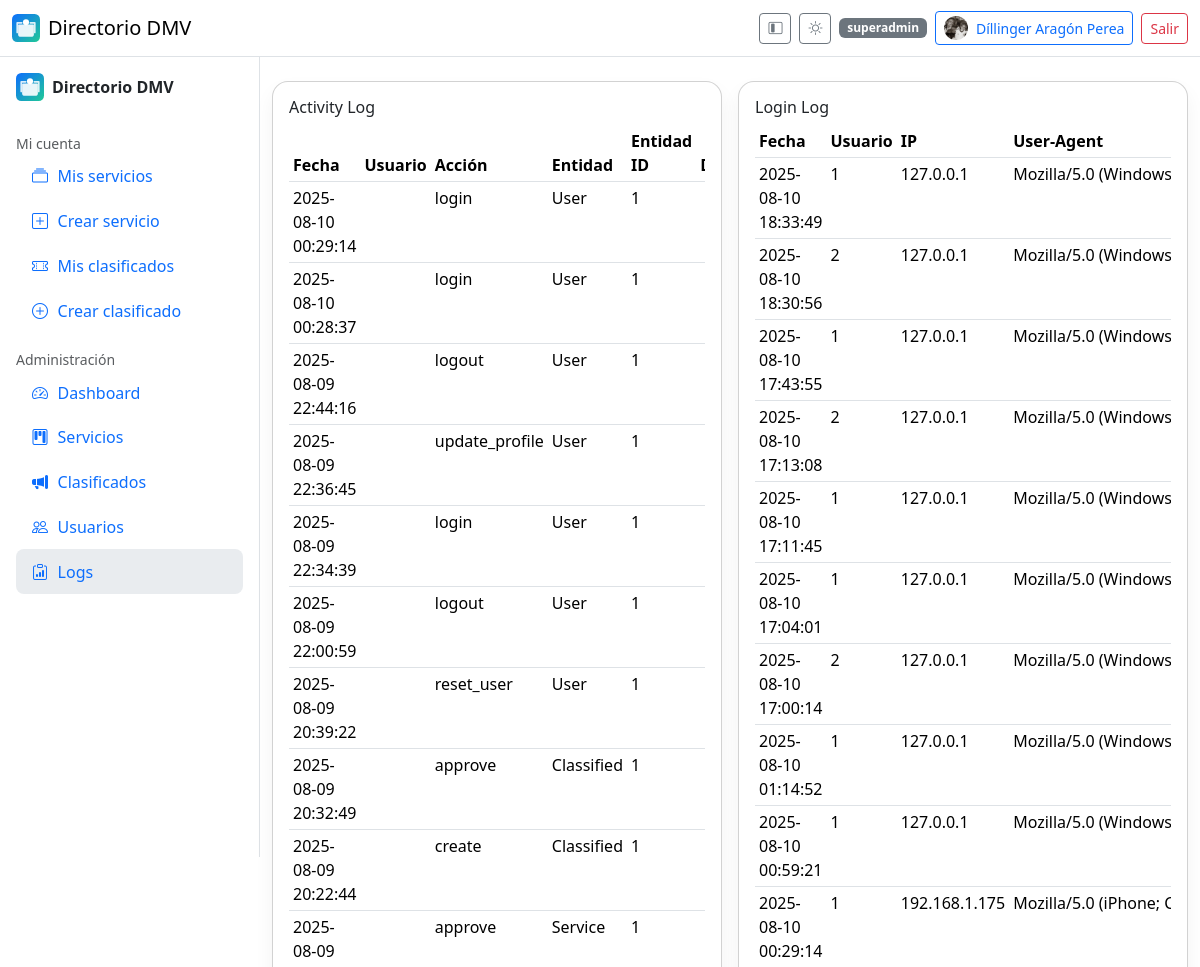
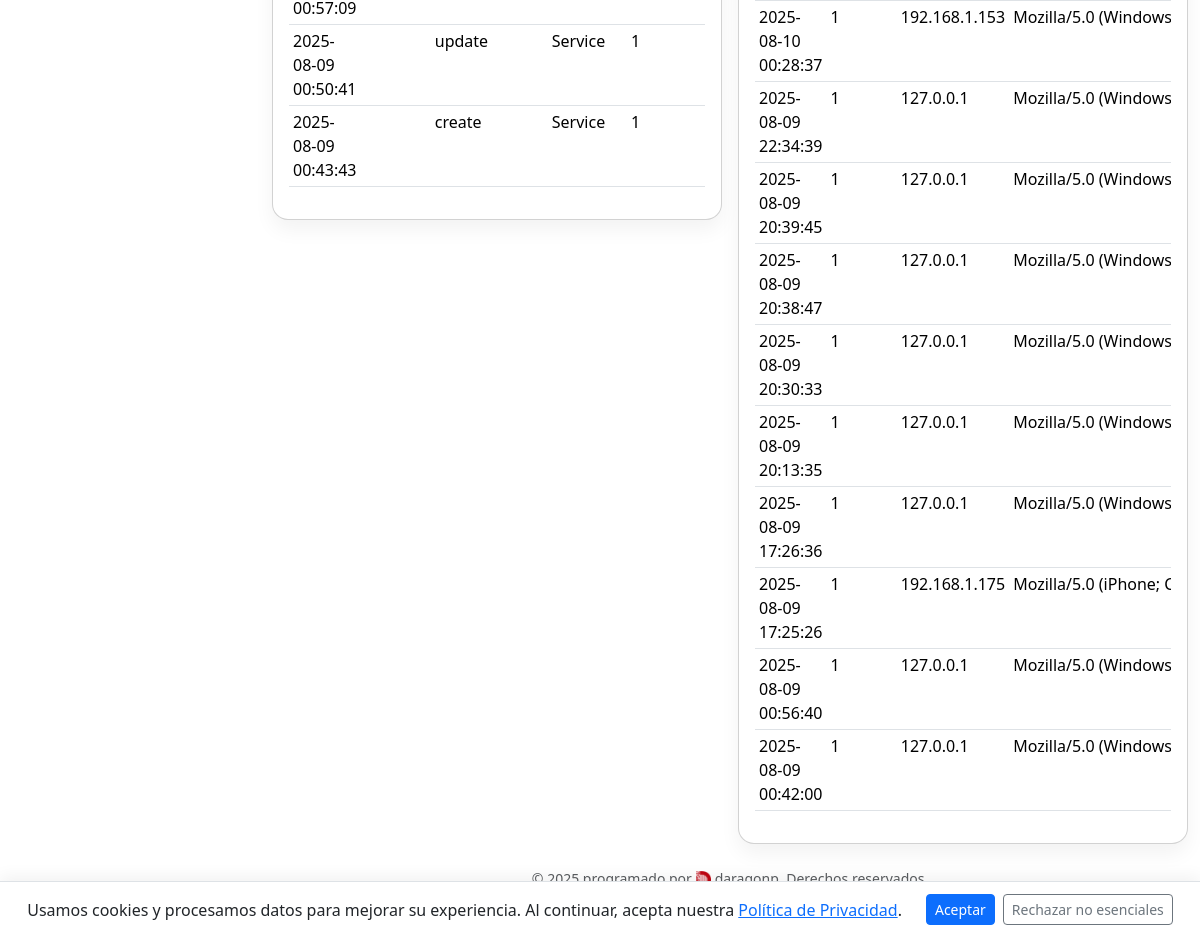
/admin/logs (signed in), run on the app's committed database (2 pictures, top to bottom).
### app/models.py (models this page shows, shortened)
class User(UserMixin, db.Model):
    id = db.Column(db.Integer, primary_key=True)
    name = db.Column(db.String(120), nullable=False)
    email = db.Column(db.String(120), unique=True, nullable=False, index=True)
    phone = db.Column(db.String(50))
    address = db.Column(db.String(200))
    password_hash = db.Column(db.String(256), nullable=False)
    role = db.Column(db.String(20), default=Role.BASIC.value, nullable=False)
    is_verified = db.Column(db.Boolean, default=False)
    verification_code = db.Column(db.String(6), nullable=True)
    avatar_url = db.Column(db.String(255))
    is_deleted = db.Column(db.Boolean, default=False)
    created_at = db.Column(db.DateTime, default=datetime.utcnow)
    updated_at = db.Column(db.DateTime, default=datetime.utcnow, onupdate=datetime.utcnow)
    services = db.relationship(
        "Service",
        backref="owner",
        lazy=True,
        foreign_keys="Service.owner_id",
    )
    approved_services = db.relationship(
        "Service",
        backref="approver",
        lazy=True,
        foreign_keys="Service.approved_by",
    )

class ActivityLog(db.Model):
    id = db.Column(db.Integer, primary_key=True)
    actor_id = db.Column(db.Integer, db.ForeignKey("user.id"))
    action = db.Column(db.String(50))  # create_service, update_service, approve_service, etc.
    entity = db.Column(db.String(50))  # Service/User
    entity_id = db.Column(db.Integer)
    details = db.Column(db.Text)
    ip = db.Column(db.String(64))
    created_at = db.Column(db.DateTime, default=datetime.utcnow)

class LoginLog(db.Model):
    id = db.Column(db.Integer, primary_key=True)
    user_id = db.Column(db.Integer, db.ForeignKey("user.id"))
    ip = db.Column(db.String(64))
    user_agent = db.Column(db.String(255))
    location = db.Column(db.String(255))
    created_at = db.Column(db.DateTime, default=datetime.utcnow)

### app/admin.py (the view)
@admin_bp.route("/logs")
@login_required
def logs():
    if not (_require_admin()):
        return ("Forbidden", 403)
    activities = ActivityLog.query.order_by(ActivityLog.created_at.desc()).limit(500).all()
    logins = LoginLog.query.order_by(LoginLog.created_at.desc()).limit(500).all()
    return render_template("admin/logs.html", activities=activities, logins=logins)

### app/admin.py (called while the page is built)
def _require_admin():
    return current_user.is_authenticated and current_user.role in ("admin", "superadmin")

@admin_bp.before_request
def _check_admin():
    if request.endpoint and request.endpoint.startswith("admin.") and not _require_admin():
        return ("Forbidden", 403)

### app/models.py (called while the page is built)
@login_manager.user_loader
def load_user(user_id):
    return User.query.get(int(user_id))

### app/templates/admin/logs.html (shortened to what this page needs)
{% extends "base.html" %}
{% block content %}
<div class="row g-3">
  <div class="col-12 col-xl-6">
    <div class="card card-shadow p-3">
      <h2 class="h6">Activity Log</h2>
      <div class="table-responsive">
        <table class="table table-sm" id="dt_activity">
          <thead>
            <tr>
              <th>Fecha</th>
              <th>Usuario</th>
              <th>Acción</th>
              <th>Entidad</th>
              <th>Entidad ID</th>
              <th>Detalle</th>
            </tr>
          </thead>
          <tbody>
            {% for a in activities %}
            <tr>
              <td>{{ a.created_at.strftime('%Y-%m-%d %H:%M:%S') if a.created_at else '' }}</td>
              <td>{{ a.user_id }}</td>
              <td>{{ a.action }}</td>
              <td>{{ a.entity }}</td>
              <td>{{ a.entity_id }}</td>
              <td>{{ a.detail or '' }}</td>
            </tr>
            {% endfor %}
          </tbody>
        </table>
      </div>
    </div>
  </div>
  <div class="col-12 col-xl-6">
    <div class="card card-shadow p-3">
      <h2 class="h6">Login Log</h2>
      <div class="table-responsive">
        <table class="table table-sm" id="dt_logins">
          <thead>
            <tr>
              <th>Fecha</th>
              <th>Usuario</th>
              <th>IP</th>
              <th>User-Agent</th>
            </tr>
          </thead>
          <tbody>
            {% for l in logins %}
            <tr>
              <td>{{ l.created_at.strftime('%Y-%m-%d %H:%M:%S') if l.created_at else '' }}</td>
              <td>{{ l.user_id }}</td>
              <td>{{ l.ip or '' }}</td>
              <td class="text-truncate" style="max-width: 360px">{{ l.user_agent or '' }}</td>
            </tr>
            {% endfor %}
          </tbody>
        </table>
      </div>
    </div>
  </div>
</div>
{% endblock %}

### app/templates/base.html (shortened to what this page needs)
{% set is_admin = (current_user.is_authenticated and current_user.role in ['admin','superadmin']) %}
<!doctype html>
<html lang="es">
<head>
  <link href="https://cdn.jsdelivr.net/npm/bootstrap@5.3.3/dist/css/bootstrap.min.css" rel="stylesheet">
  <link href="https://cdn.jsdelivr.net/npm/bootstrap-icons@1.11.3/font/bootstrap-icons.css" rel="stylesheet">
  <link href="https://cdn.datatables.net/2.0.8/css/dataTables.bootstrap5.css" rel="stylesheet">
  <link rel="stylesheet" href="{{ url_for('static', filename='css/style.css') }}">
</head>
<body class="bg-body">
<header class="navbar bg-body border-bottom sticky-top" id="appHeader">
  <div class="container-fluid">
    <a class="navbar-brand d-flex align-items-center gap-2" href="{{ url_for('main.index') }}">
      <img src="{{ APP_ICON_URL }}" alt="icon" style="width:28px;height:28px"> {{ APP_NAME }}
    </a>
    <div class="d-flex align-items-center gap-2">
      <button class="btn btn-sm btn-outline-secondary d-none d-lg-inline-flex" id="btnCollapse" title="Colapsar menú">
        <i class="bi bi-layout-sidebar-inset"></i>
      </button>
      <button class="btn btn-sm btn-outline-secondary" id="themeToggle" type="button" aria-label="Cambiar tema">
        <i class="bi bi-brightness-high" id="icon-sun" style="display:none"></i>
      </button>
      {% if current_user.is_authenticated %}
        <span class="badge text-bg-secondary d-none d-md-inline">{{ current_user.role }}</span>
        <a class="btn btn-sm btn-outline-primary d-flex align-items-center gap-2" href="{{ url_for('auth.profile') }}">
          {% if current_user.avatar_url %}
            <img src="{{ current_user.avatar_url }}" alt="avatar" class="rounded-circle" style="width:24px;height:24px;object-fit:cover;">
          {% else %}
            <i class="bi bi-person-circle"></i>
          {% endif %}
          <span class="d-none d-sm-inline">{{ current_user.name }}</span>
        </a>
        <a class="btn btn-sm btn-outline-danger" href="{{ url_for('auth.logout') }}">Salir</a>
      {% else %}
        <a class="btn btn-sm btn-outline-primary" href="{{ url_for('auth.login') }}">Ingresar</a>
        <a class="btn btn-sm btn-primary" href="{{ url_for('auth.register') }}">Registro</a>
      {% endif %}
    </div>
  </div>
</header>
<div class="layout" id="layout">
  <aside class="sidebar p-3" id="sidebar" aria-label="Menú lateral">
    <div class="mb-3 d-flex align-items-center gap-2 fw-semibold">
      <img src="{{ APP_ICON_URL }}" alt="icon" style="width:28px;height:28px">
      <strong class="text-label">{{ APP_NAME }}</strong>
    </div>
    <nav class="nav flex-column">
      {% if current_user.is_authenticated %}
        <div class="mt-3 text-body-secondary small text-label">Mi cuenta</div>
        <a class="nav-link {% if request.endpoint=='services.my_services' %}active{% endif %}" href="{{ url_for('services.my_services') }}">
          <span class="icon bi bi-collection"></span><span class="text-label">Mis servicios</span>
        </a>
        <a class="nav-link {% if request.endpoint=='services.create_service' %}active{% endif %}" href="{{ url_for('services.create_service') }}">
          <span class="icon bi bi-plus-square"></span><span class="text-label">Crear servicio</span>
        </a>
        <a class="nav-link {% if request.endpoint=='classifieds.mine' %}active{% endif %}" href="{{ url_for('classifieds.mine') }}">
          <span class="icon bi bi-ticket-perforated"></span><span class="text-label">Mis clasificados</span>
        </a>
        <a class="nav-link {% if request.endpoint=='classifieds.create' %}active{% endif %}" href="{{ url_for('classifieds.create') }}">
          <span class="icon bi bi-plus-circle"></span><span class="text-label">Crear clasificado</span>
        </a>
      {% endif %}
      {% if is_admin %}
        <div class="mt-3 text-body-secondary small text-label">Administración</div>
        <a class="nav-link {% if request.endpoint=='admin.dashboard' %}active{% endif %}" href="{{ url_for('admin.dashboard') }}">
          <span class="icon bi bi-speedometer2"></span><span class="text-label">Dashboard</span>
        </a>
        <a class="nav-link {% if request.endpoint=='admin.admin_services' %}active{% endif %}" href="{{ url_for('admin.admin_services') }}">
          <span class="icon bi bi-kanban"></span><span class="text-label">Servicios</span>
        </a>
        <a class="nav-link {% if request.endpoint=='admin.admin_classifieds' %}active{% endif %}" href="{{ url_for('admin.admin_classifieds') }}">
          <span class="icon bi bi-megaphone-fill"></span><span class="text-label">Clasificados</span>
        </a>
        <a class="nav-link {% if request.endpoint=='admin.users' %}active{% endif %}" href="{{ url_for('admin.users') }}">
          <span class="icon bi bi-people"></span><span class="text-label">Usuarios</span>
        </a>
        {% if current_user.role == 'superadmin' %}
        <a class="nav-link {% if request.endpoint=='admin.logs' %}active{% endif %}" href="{{ url_for('admin.logs') }}">
          <span class="icon bi bi-clipboard-data"></span><span class="text-label">Logs</span>
        </a>
        {% endif %}
      {% endif %}
    </nav>
  </aside>
  <main class="container-fluid py-4">
    {% block content %}{% endblock %}
    <footer class="text-center py-4 small text-body-secondary">
      &copy; {{ CURRENT_YEAR }} programado por
      <img src="/static/logoda.png" alt="daragonp" style="height:18px;vertical-align:middle;"> daragonp. Derechos reservados.
    </footer>
  </main>
</div>
<div id="cookie-banner" class="cookie-banner d-none">
  <span>
    Usamos cookies y procesamos datos para mejorar su experiencia. Al continuar, acepta nuestra
    <a href="{{ url_for('main.privacy') }}" target="_blank" rel="noopener">Política de Privacidad</a>.
  </span>
  <div class="ms-3 d-flex gap-2">
    <button id="accept-cookies" class="btn btn-primary btn-sm">Aceptar</button>
    <button id="reject-cookies" class="btn btn-outline-secondary btn-sm">Rechazar no esenciales</button>
  </div>
</div>
</body>
</html>

### app/static/css/style.css (style rules this page uses)
.layout { display: grid; grid-template-columns: 260px 1fr; gap: 0; }
.sidebar { position: sticky; top: 0; height: 100vh; overflow: auto; border-right: 1px solid var(--bs-border-color); background: var(--bs-body-bg); }
.sidebar .nav-link { display:flex; align-items:center; gap:.5rem; padding:.65rem .9rem; border-radius:.5rem; }
.sidebar .nav-link.active { background: var(--bs-secondary-bg); }
.sidebar .icon { width: 1.2rem; text-align:center; }
.cookie-banner { position: fixed; bottom: 0; left: 0; width: 100%; z-index: 1080; display: flex; align-items: center; justify-content: center; gap: .5rem; padding: .75rem 1rem; background: var(--bs-body-bg); color: var(--bs-body-color); border-top: 1px solid var(--bs-border-color); box-shadow: 0 -4px 16px rgba(0,0,0,.06); }
.cookie-banner a { color: var(--bs-link-color); text-decoration: underline; }
.card-shadow { box-shadow: 0 10px 20px rgba(0,0,0,.05); border-radius:1rem; }
.text-truncate { white-space: nowrap; overflow: hidden; text-overflow: ellipsis; }

### data on the page
User: role "superadmin", avatar_url (picture), name "Díllinger Aragón Perea"
ActivityLog: created_at "2025-08-10 00:29:14", action "login", entity "User", entity_id "1"
ActivityLog: created_at "2025-08-10 00:28:37", action "login", entity "User", entity_id "1"
ActivityLog: created_at "2025-08-09 22:44:16", action "logout", entity "User", entity_id "1"
ActivityLog: created_at "2025-08-09 22:36:45", action "update_profile", entity "User", entity_id "1"
ActivityLog: created_at "2025-08-09 22:34:39", action "login", entity "User", entity_id "1"
ActivityLog: created_at "2025-08-09 22:00:59", action "logout", entity "User", entity_id "1"
ActivityLog: created_at "2025-08-09 20:39:22", action "reset_user", entity "User", entity_id "1"
ActivityLog: created_at "2025-08-09 20:32:49", action "approve", entity "Classified", entity_id "1"
ActivityLog: created_at "2025-08-09 20:22:44", action "create", entity "Classified", entity_id "1"
ActivityLog: created_at "2025-08-09 00:57:09", action "approve", entity "Service", entity_id "1"
ActivityLog: created_at "2025-08-09 00:50:41", action "update", entity "Service", entity_id "1"
ActivityLog: created_at "2025-08-09 00:43:43", action "create", entity "Service", entity_id "1"
LoginLog: created_at "2025-08-10 18:33:49", user_id "1", ip "127.0.0.1", user_agent "Mozilla/5.0 (Windows NT 10.0; Win64; x64) A…"
LoginLog: created_at "2025-08-10 18:30:56", user_id "2", ip "127.0.0.1", user_agent "Mozilla/5.0 (Windows NT 10.0; Win64; x64) A…"
LoginLog: created_at "2025-08-10 17:43:55", user_id "1", ip "127.0.0.1", user_agent "Mozilla/5.0 (Windows NT 10.0; Win64; x64) A…"
LoginLog: created_at "2025-08-10 17:13:08", user_id "2", ip "127.0.0.1", user_agent "Mozilla/5.0 (Windows NT 10.0; Win64; x64) A…"
LoginLog: created_at "2025-08-10 17:11:45", user_id "1", ip "127.0.0.1", user_agent "Mozilla/5.0 (Windows NT 10.0; Win64; x64) A…"
LoginLog: created_at "2025-08-10 17:04:01", user_id "1", ip "127.0.0.1", user_agent "Mozilla/5.0 (Windows NT 10.0; Win64; x64) A…"
LoginLog: created_at "2025-08-10 17:00:14", user_id "2", ip "127.0.0.1", user_agent "Mozilla/5.0 (Windows NT 10.0; Win64; x64) A…"
LoginLog: created_at "2025-08-10 01:14:52", user_id "1", ip "127.0.0.1", user_agent "Mozilla/5.0 (Windows NT 10.0; Win64; x64) A…"
LoginLog: created_at "2025-08-10 00:59:21", user_id "1", ip "127.0.0.1", user_agent "Mozilla/5.0 (Windows NT 10.0; Win64; x64) A…"
LoginLog: created_at "2025-08-10 00:29:14", user_id "1", ip "192.168.1.175", user_agent "Mozilla/5.0 (iPhone; CPU iPhone OS 18_6_0 li…"
LoginLog: created_at "2025-08-10 00:28:37", user_id "1", ip "192.168.1.153", user_agent "Mozilla/5.0 (Windows NT 10.0; Win64; x64) A…"
LoginLog: created_at "2025-08-09 22:34:39", user_id "1", ip "127.0.0.1", user_agent "Mozilla/5.0 (Windows NT 10.0; Win64; x64) A…"
LoginLog: created_at "2025-08-09 20:39:45", user_id "1", ip "127.0.0.1", user_agent "Mozilla/5.0 (Windows NT 10.0; Win64; x64) A…"
LoginLog: created_at "2025-08-09 20:38:47", user_id "1", ip "127.0.0.1", user_agent "Mozilla/5.0 (Windows NT 10.0; Win64; x64) A…"
LoginLog: created_at "2025-08-09 20:30:33", user_id "1", ip "127.0.0.1", user_agent "Mozilla/5.0 (Windows NT 10.0; Win64; x64) A…"
LoginLog: created_at "2025-08-09 20:13:35", user_id "1", ip "127.0.0.1", user_agent "Mozilla/5.0 (Windows NT 10.0; Win64; x64) A…"
LoginLog: created_at "2025-08-09 17:26:36", user_id "1", ip "127.0.0.1", user_agent "Mozilla/5.0 (Windows NT 10.0; Win64; x64) A…"
LoginLog: created_at "2025-08-09 17:25:26", user_id "1", ip "192.168.1.175", user_agent "Mozilla/5.0 (iPhone; CPU iPhone OS 18_6_0 li…"
LoginLog: created_at "2025-08-09 00:56:40", user_id "1", ip "127.0.0.1", user_agent "Mozilla/5.0 (Windows NT 10.0; Win64; x64) A…"
LoginLog: created_at "2025-08-09 00:42:00", user_id "1", ip "127.0.0.1", user_agent "Mozilla/5.0 (Windows NT 10.0; Win64; x64) A…"

### other printed values
{{ APP_NAME }} "Directorio DMV"
